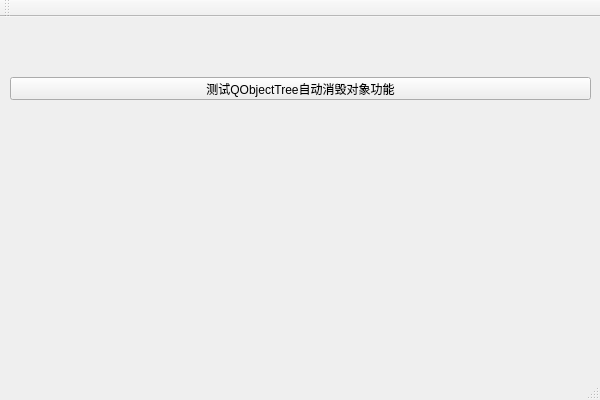
<?xml version="1.0" encoding="UTF-8"?>
<ui version="4.0">
 <class>QObjectTreeTestWidgetClass</class>
 <widget class="QMainWindow" name="QObjectTreeTestWidgetClass">
  <property name="geometry">
   <rect>
    <x>0</x>
    <y>0</y>
    <width>600</width>
    <height>400</height>
   </rect>
  </property>
  <property name="windowTitle">
   <string>QObjectTreeTestWidget</string>
  </property>
  <widget class="QWidget" name="centralWidget">
   <widget class="QPushButton" name="pushButton">
    <property name="geometry">
     <rect>
      <x>10</x>
      <y>60</y>
      <width>581</width>
      <height>23</height>
     </rect>
    </property>
    <property name="text">
     <string>测试QObjectTree自动消毁对象功能</string>
    </property>
   </widget>
  </widget>
  <widget class="QMenuBar" name="menuBar">
   <property name="geometry">
    <rect>
     <x>0</x>
     <y>0</y>
     <width>600</width>
     <height>23</height>
    </rect>
   </property>
  </widget>
  <widget class="QToolBar" name="mainToolBar">
   <attribute name="toolBarArea">
    <enum>TopToolBarArea</enum>
   </attribute>
   <attribute name="toolBarBreak">
    <bool>false</bool>
   </attribute>
  </widget>
  <widget class="QStatusBar" name="statusBar"/>
 </widget>
 <layoutdefault spacing="6" margin="11"/>
 <resources/>
 <connections/>
</ui>
